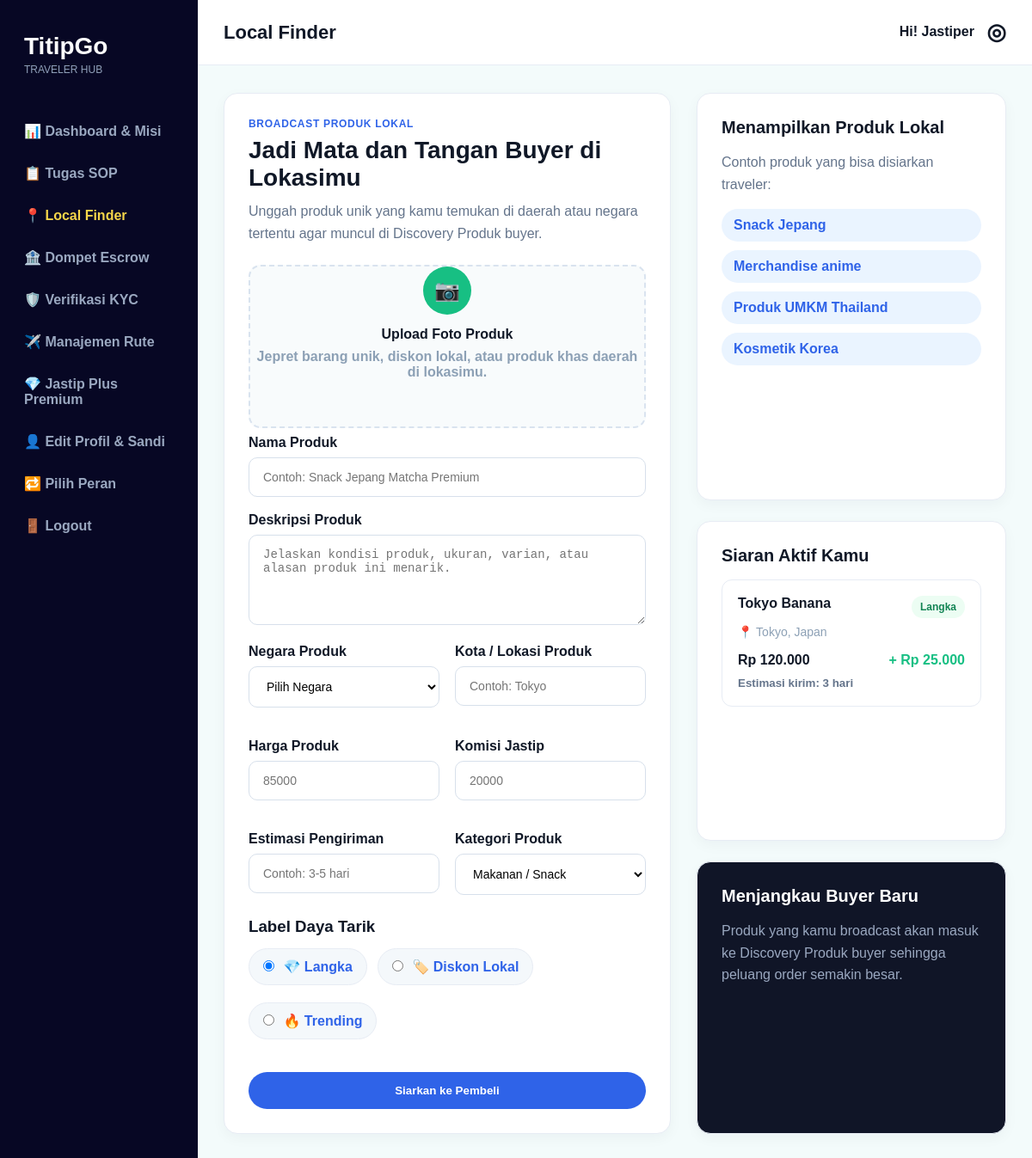
The app's page /local_finder.php (signed in) with its own data.
### tables this page shows
CREATE TABLE local_broadcasts (
    id INT AUTO_INCREMENT PRIMARY KEY,
    traveler_id INT NOT NULL,
    product_id INT NOT NULL,
    product_name VARCHAR(255) NOT NULL,
    country VARCHAR(100) NOT NULL,
    city VARCHAR(100) NOT NULL,
    price DECIMAL(12,2) NOT NULL,
    commission DECIMAL(12,2) NOT NULL DEFAULT 0,
    eta VARCHAR(100) NOT NULL DEFAULT '3-5 hari',
    label_tag VARCHAR(100) NOT NULL DEFAULT 'Langka',
    image_path VARCHAR(255) NOT NULL DEFAULT 'uploads/products/default-product.png',
    status VARCHAR(50) NOT NULL DEFAULT 'active',
    created_at TIMESTAMP DEFAULT CURRENT_TIMESTAMP,
    FOREIGN KEY (traveler_id) REFERENCES users(id) ON DELETE CASCADE,
    FOREIGN KEY (product_id) REFERENCES products(id) ON DELETE CASCADE
);

### local_finder.php (the view, shortened to what this page needs)
<?php
require_once 'includes/traveler_auth.php';
$travelerId = $user['id'];
function tableExists($pdo, $table)
{
    try {
        $stmt = $pdo->prepare("
            SELECT COUNT(*)
            FROM INFORMATION_SCHEMA.TABLES
            WHERE TABLE_SCHEMA = DATABASE()
            AND TABLE_NAME = ?
        ");
        $stmt->execute([$table]);
        return (int) $stmt->fetchColumn() > 0;
    } catch (PDOException $e) {
        return false;
    }
}
$broadcasts = [];
try {
    if (tableExists($pdo, 'local_broadcasts')) {
        $stmt = $pdo->prepare("
            SELECT *
            FROM local_broadcasts
            WHERE traveler_id = ?
            ORDER BY id DESC
            LIMIT 6
        ");
        $stmt->execute([$travelerId]);
        $broadcasts = $stmt->fetchAll();
    }
} catch (PDOException $e) {
    $broadcasts = [];
}
$popularExamples = [
    'Snack Jepang',
    'Merchandise anime',
    'Produk UMKM Thailand',
    'Kosmetik Korea'
];
?>
<!DOCTYPE html>
<html lang="id">
<head>
    <link rel="stylesheet" href="css/local_finder.css">
</head>
<body>
<main class="app">
    <?php include 'includes/traveler_sidebar.php'; ?>
    <section class="main">
        <header class="topbar">
            <h1>Local Finder</h1>
            <a class="user-link" href="edit_profil.php">
                Hi! Jastiper
                <span class="user-icon">◎</span>
            </a>
        </header>
        <section class="page-content finder-layout">
            <section class="card broadcast-form-card">
                <p class="page-label">BROADCAST PRODUK LOKAL</p>
                <h2>Jadi Mata dan Tangan Buyer di Lokasimu</h2>
                <p class="intro-text">
                    Unggah produk unik yang kamu temukan di daerah atau negara tertentu agar muncul di Discovery Produk buyer.
                </p>
                <form method="POST" enctype="multipart/form-data">
                    <label class="upload-box">
                        <div>
                            <div class="upload-icon">📷</div>
                            <b>Upload Foto Produk</b>
                            <p>Jepret barang unik, diskon lokal, atau produk khas daerah di lokasimu.</p>
                        </div>
                    </label>
                    <label>Nama Produk</label>
                    <input class="input" name="product_name" placeholder="Contoh: Snack Jepang Matcha Premium" required>
                    <label>Deskripsi Produk</label>
                    <textarea class="textarea" name="description" placeholder="Jelaskan kondisi produk, ukuran, varian, atau alasan produk ini menarik."></textarea>
                    <div class="form-grid">
                        <div>
                            <label>Negara Produk</label>
                            <select class="select" name="country" required>
                                <option value="">Pilih Negara</option>
                            </select>
                        </div>
                        <div>
                            <label>Kota / Lokasi Produk</label>
                            <input class="input" name="city" placeholder="Contoh: Tokyo" required>
                        </div>
                        <div>
                            <label>Harga Produk</label>
                            <input class="input" type="number" name="price" placeholder="85000" required>
                        </div>
                        <div>
                            <label>Komisi Jastip</label>
                            <input class="input" type="number" name="commission" placeholder="20000">
                        </div>
                        <div>
                            <label>Estimasi Pengiriman</label>
                            <input class="input" name="eta" placeholder="Contoh: 3-5 hari">
                        </div>
                        <div>
                            <label>Kategori Produk</label>
                            <select class="select" name="category">
                                <option value="Makanan">Makanan / Snack</option>
                            </select>
                        </div>
                    </div>
                    <h3 class="label-title">Label Daya Tarik</h3>
                    <div class="tag-options">
                        <label>
                            <input type="radio" name="label_tag" value="Langka" checked>
                            💎 Langka
                        </label>
                        <label>
                            <input type="radio" name="label_tag" value="Diskon Lokal">
                            🏷️ Diskon Lokal
                        </label>
                        <label>
                            <input type="radio" name="label_tag" value="Trending">
                            🔥 Trending
                        </label>
                    </div>
                    <button class="btn btn-full" type="submit">
                        Siarkan ke Pembeli
                    </button>
                </form>
            </section>
            <aside class="side-panel">
                <section class="card info-card">
                    <h2>Menampilkan Produk Lokal</h2>
                    <p>Contoh produk yang bisa disiarkan traveler:</p>
                    <div class="example-list">
                        <?php foreach ($popularExamples as $example): ?>
                            <span><?= htmlspecialchars($example); ?></span>
                        <?php endforeach; ?>
                    </div>
                </section>
                <section class="card broadcast-card-wrapper">
                    <h2 class="section-title">Siaran Aktif Kamu</h2>
                    <div class="broadcast-list">
                        <?php foreach ($broadcasts as $broadcast): ?>
                            <?php
                                $broadcastName = $broadcast['product_name'] ?? $broadcast['name'] ?? 'Produk Lokal';
                                $broadcastCountry = $broadcast['country'] ?? '-';
                                $broadcastCity = $broadcast['city'] ?? '-';
                                $broadcastPrice = $broadcast['price'] ?? 0;
                                $broadcastCommission = $broadcast['commission'] ?? 0;
                                $broadcastEta = $broadcast['eta'] ?? 'Estimasi menyesuaikan rute';
                                $broadcastLabel = $broadcast['label_tag'] ?? 'Aktif';
                            ?>
                            <article class="broadcast-card">
                                <div class="broadcast-top">
                                    <h3><?= htmlspecialchars($broadcastName); ?></h3>
                                    <span><?= htmlspecialchars($broadcastLabel); ?></span>
                                </div>
                                <p class="muted">
                                    📍 <?= htmlspecialchars($broadcastCity); ?>,
                                    <?= htmlspecialchars($broadcastCountry); ?>
                                </p>
                                <div class="broadcast-meta">
                                    <b>Rp <?= number_format((float) $broadcastPrice, 0, ',', '.'); ?></b>
                                    <strong>+ Rp <?= number_format((float) $broadcastCommission, 0, ',', '.'); ?></strong>
                                </div>
                                <small>Estimasi kirim: <?= htmlspecialchars($broadcastEta); ?></small>
                            </article>
                        <?php endforeach; ?>
                    </div>
                </section>
                <section class="card benefit-card">
                    <h2>Menjangkau Buyer Baru</h2>
                    <p>
                        Produk yang kamu broadcast akan masuk ke Discovery Produk buyer sehingga peluang order semakin besar.
                    </p>
                </section>
            </aside>
        </section>
    </section>
</main>
</body>
</html>

### css/local_finder.css (style rules this page uses)
* { box-sizing: border-box; margin: 0; padding: 0; }
html, body { width: 100%; min-height: 100%; font-family: Arial, Helvetica, sans-serif; background: #f3fbfb; color: #101827; }
.app { width: 100%; min-height: 100vh; margin: 0; background: #f3fbfb; display: grid; grid-template-columns: 230px 1fr; }
.main { padding: 0; }
.topbar { height: 76px; background: #ffffff; border-bottom: 1px solid #e7ecf4; display: flex; align-items: center; justify-content: space-between; padding: 0 30px; }
.topbar h1 { font-size: 22px; }
.user-link { color: #101827; text-decoration: none; font-weight: 900; }
.user-icon { margin-left: 10px; font-size: 26px; vertical-align: middle; }
.page-content { padding: 32px 30px; }
.finder-layout { display: grid; grid-template-columns: 1fr 360px; gap: 30px; }
.card { background: #ffffff; border: 1px solid #e7ecf4; border-radius: 16px; padding: 28px; box-shadow: 0 5px 16px rgba(15, 23, 42, 0.04); }
.page-label { color: #2f63e8; font-size: 12px; font-weight: 900; letter-spacing: 0.7px; margin-bottom: 8px; }
.broadcast-form-card h2 { font-size: 28px; margin-bottom: 10px; }
.intro-text { color: #64748b; line-height: 1.6; margin-bottom: 24px; }
.upload-box { min-height: 190px; border: 2px dashed #d9e3ef; border-radius: 14px; background: #f8fbfc; display: flex; align-items: center; justify-content: center; text-align: center; color: #8ca0b5; margin-bottom: 22px; cursor: pointer; }
.upload-icon { width: 56px; height: 56px; margin: 0 auto 14px; border-radius: 50%; background: #17bf83; color: #ffffff; display: flex; align-items: center; justify-content: center; font-size: 24px; }
.upload-box b { color: #101827; }
.upload-box p { margin-top: 8px; }
.broadcast-form-card label { display: block; font-weight: 900; margin-bottom: 8px; }
.input, .textarea, .select { width: 100%; border: 1px solid #d7e0eb; border-radius: 10px; padding: 14px 16px; font-size: 14px; margin-bottom: 18px; background: #ffffff; }
.textarea { min-height: 105px; resize: vertical; }
.form-grid { display: grid; grid-template-columns: 1fr 1fr; gap: 18px; }
.label-title { margin: 8px 0 14px; }
.tag-options { display: flex; flex-wrap: wrap; gap: 12px; margin-bottom: 30px; }
.tag-options label { background: #f4f8fb; border: 1px solid #e7ecf4; border-radius: 999px; padding: 11px 16px; color: #2f63e8; cursor: pointer; }
.tag-options input { margin-right: 6px; }
.btn { display: inline-block; border: none; border-radius: 999px; background: #2f63e8; color: #ffffff; text-align: center; text-decoration: none; font-weight: 900; padding: 14px 24px; cursor: pointer; }
.btn-full { width: 100%; }
.side-panel { display: grid; gap: 24px; }
.info-card h2, .benefit-card h2, .section-title { font-size: 20px; margin-bottom: 16px; }
.info-card p, .benefit-card p { color: #64748b; line-height: 1.6; margin-bottom: 16px; }
.example-list { display: grid; gap: 10px; }
.example-list span { background: #eaf4ff; color: #2f63e8; border-radius: 999px; padding: 10px 14px; font-weight: 900; }
.broadcast-list { display: grid; gap: 16px; }
.broadcast-card { background: #ffffff; border: 1px solid #e7ecf4; border-radius: 12px; padding: 18px; }
.broadcast-top { display: flex; justify-content: space-between; gap: 12px; margin-bottom: 8px; }
.broadcast-top h3 { font-size: 16px; }
.broadcast-top span { background: #ecfdf3; color: #128454; border-radius: 999px; padding: 6px 10px; font-size: 12px; font-weight: 900; }
.muted { color: #8ca0b5; font-size: 14px; }
.broadcast-meta { display: flex; justify-content: space-between; gap: 16px; margin: 16px 0 8px; }
.broadcast-meta b { color: #101827; }
.broadcast-meta strong { color: #17bf83; }
.broadcast-card small { color: #64748b; font-weight: 700; }
.benefit-card { background: #101527; color: #ffffff; }
.benefit-card p { color: #9aa8c0; }

### records on screen
local_broadcasts: product_name "Tokyo Banana", label_tag "Langka", city "Tokyo", country "Japan", price "120.000", commission "25.000", eta "3 hari"

### other values on screen
$example "Snack Jepang"
$example "Merchandise anime"
$example "Produk UMKM Thailand"
$example "Kosmetik Korea"
